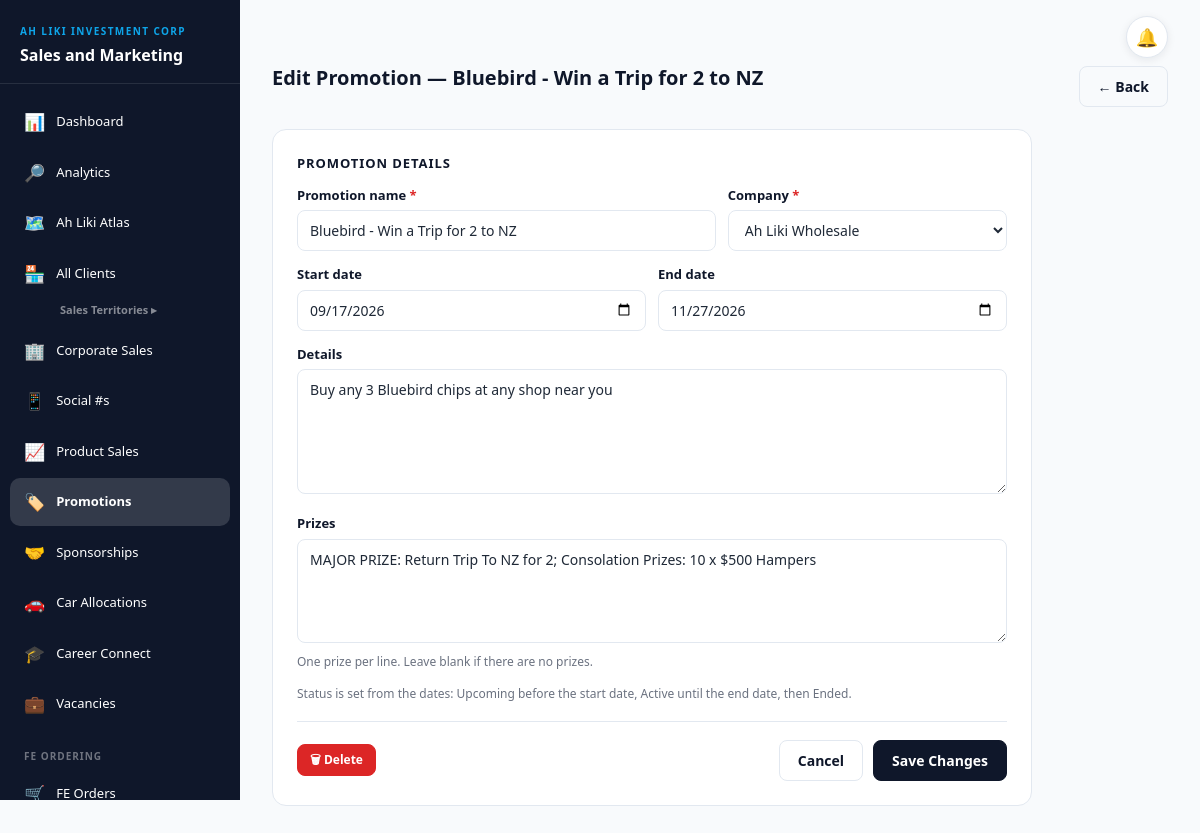
The page /promotions/14/edit/ (signed in) on the database its author committed.
### shops/models.py (models this page shows, shortened)
class Promotion(models.Model):
    COMPANY_CHOICES = [
        ('Ah Liki Wholesale', 'Ah Liki Wholesale'),
        ('Farmer Joe',        'Farmer Joe'),
        ('Taula',             'Taula'),
        ('Burger Bills',      'Burger Bills'),
        ('INKPRO',            'INKPRO'),
    ]
    STATUS_CHOICES = [
        ('Active',   'Active'),
        ('Upcoming', 'Upcoming'),
        ('Ended',    'Ended'),
    ]
    name       = models.CharField('Promotion name', max_length=255)
    company    = models.CharField(max_length=50, choices=COMPANY_CHOICES)
    details    = models.TextField(blank=True)
    prizes     = models.TextField(blank=True, help_text='One prize per line, e.g. 1st — WST 500 voucher')
    start_date = models.DateField(null=True, blank=True)
    end_date   = models.DateField(null=True, blank=True)
    created_at = models.DateTimeField(auto_now_add=True)
    updated_at = models.DateTimeField(auto_now=True)
    class Meta:
        ordering = ['-start_date', 'name']

### shops/views.py (the view, shortened to what this page needs)
# urls.py: path('promotions/<int:promo_id>/edit/',   views.promotion_form,     name='edit_promotion'),
@login_required(login_url='login')
def promotion_form(request, promo_id=None):
    promo = get_object_or_404(Promotion, pk=promo_id) if promo_id else Promotion()
    errors = []
    return render(request, 'shops/promotion_form.html', {
        'promo': promo, 'errors': errors,
        'action': 'Edit' if promo.pk else 'Add',
        'company_choices': Promotion.COMPANY_CHOICES,
    })

### fe_orders/access.py (called while the page is built)
def is_fe(user):
    return (user.is_authenticated and not user.is_superuser
            and user.groups.filter(name=FE_GROUP).exists())

def fe_context(request):
    return {'is_fe': getattr(request, 'is_fe', False)}

    def __call__(self, request):
        request.is_fe = is_fe(request.user)
        if request.is_fe and not self._allowed(request.path_info):
            return redirect('fe_home')
        return self.get_response(request)

### shops/access.py (called while the page is built)
def roles_of(user):
    if not user.is_authenticated:
        return set()
    if user.is_superuser:
        return {MANAGER}
    return set(user.groups.filter(name__in=ROLES).values_list('name', flat=True))

def finance_roles_of(user):
    if not user.is_authenticated or user.is_superuser:
        return set()
    return set(user.groups.filter(name__in=FINANCE_ROLES).values_list('name', flat=True))

def is_finance(user):
    return bool(finance_roles_of(user)) and not roles_of(user)

def is_hr(user):
    return (user.is_authenticated and not user.is_superuser and not roles_of(user) and not finance_roles_of(user)
            and user.groups.filter(name=HR_GROUP).exists())

def is_social(user):
    return (user.is_authenticated and not user.is_superuser and not roles_of(user) and not finance_roles_of(user)
            and user.groups.filter(name=SOCIAL_GROUP).exists() and not is_hr(user))

def blocked_areas(user):
    roles = roles_of(user)
    if not roles:
        return set().union(*BLOCKED.values())
    return set.intersection(*(BLOCKED[r] for r in roles))

def can_see_sales(request):
    return not {'corporate_sales', 'monthly_sales'} <= getattr(request, 'blocked_areas', set())

def role_label(user):
    if is_hr(user):
        return HR_GROUP
    if is_social(user):
        return SOCIAL_GROUP
    if is_finance(user):
        return FINANCIAL_CONTROLLER if FINANCIAL_CONTROLLER in finance_roles_of(user) else FINANCE_STAFF
    roles = roles_of(user)
    for r in (MANAGER, MARKETING, SALES):
        if r in roles:
            return r
    return 'No access level'

### shops/templates/shops/promotion_form.html (shortened to what this page needs)
{% extends 'shops/base.html' %}
{% block content %}
<div class="page-header">
  <div><h2 class="page-title">{{ action }} Promotion{% if promo.pk %} — {{ promo.name }}{% endif %}</h2></div>
  <a href="{% url 'promotion_list' %}" class="btn-sms btn-outline-custom">← Back</a>
</div>
<form method="POST" class="sms-card" style="padding:24px;max-width:760px">
  <div class="form-section-title">Promotion Details</div>
  <div style="display:grid;grid-template-columns:3fr 2fr;gap:12px">
    <div class="form-group">
      <label class="sms-label" for="name">Promotion name <span style="color:var(--danger)">*</span></label>
      <input type="text" id="name" name="name" value="{{ promo.name }}" required maxlength="255" class="sms-input" placeholder="e.g. Teuila Festival Competition" autofocus>
    </div>
    <div class="form-group">
      <label class="sms-label" for="company">Company <span style="color:var(--danger)">*</span></label>
      <select id="company" name="company" required class="sms-input">
        {% for val, label in company_choices %}
        <option value="{{ val }}" {% if promo.company == val %}selected{% endif %}>{{ label }}</option>
        {% endfor %}
      </select>
    </div>
  </div>
  <div style="display:grid;grid-template-columns:1fr 1fr;gap:12px">
    <div class="form-group">
      <label class="sms-label" for="start_date">Start date</label>
      <input type="date" id="start_date" name="start_date" value="{{ promo.start_date|date:'Y-m-d' }}" class="sms-input">
    </div>
    <div class="form-group">
      <label class="sms-label" for="end_date">End date</label>
      <input type="date" id="end_date" name="end_date" value="{{ promo.end_date|date:'Y-m-d' }}" class="sms-input">
    </div>
  </div>
  <div class="form-group">
    <label class="sms-label" for="details">Details</label>
    <textarea id="details" name="details" rows="5" class="sms-input" placeholder="What the promotion is, who can take part, and any conditions…">{{ promo.details }}</textarea>
  </div>
  <div class="form-group">
    <label class="sms-label" for="prizes">Prizes</label>
    <textarea id="prizes" name="prizes" rows="4" class="sms-input" placeholder="One prize per line, e.g.&#10;1st — WST 500 voucher&#10;2nd — Taula merchandise pack">{{ promo.prizes }}</textarea>
    <div style="color:var(--muted);font-size:12px;margin-top:4px">One prize per line. Leave blank if there are no prizes.</div>
  </div>
  <p style="color:var(--muted);font-size:12px;margin:0 0 4px">Status is set from the dates: Upcoming before the start date, Active until the end date, then Ended.</p>
  <div style="display:flex;gap:10px;align-items:center;padding-top:18px;border-top:1px solid var(--border);margin-top:18px">
    {% if promo.pk %}
    <button type="submit" name="delete_promotion" value="1" formnovalidate
            onclick="return confirm('Delete this promotion?')"
            class="btn-sms btn-danger-custom sm">🗑 Delete</button>
    {% endif %}
    <div style="margin-left:auto;display:flex;gap:10px">
      <a href="{% url 'promotion_list' %}" class="btn-sms btn-outline-custom">Cancel</a>
      <button type="submit" class="btn-sms btn-primary-custom">{% if promo.pk %}Save Changes{% else %}Add Promotion{% endif %}</button>
    </div>
  </div>
</form>
{% endblock %}

### shops/templates/shops/base.html (style rules this page uses)
:root { --primary: #0F172A; --primary2: #1E293B; --accent: #0EA5E9; --accent-light: #38BDF8; --surface: #F8FAFC; --card: #FFFFFF; --muted: #6B7280; --border: #E2E8F0; --success: #16A34A; --danger: #DC2626; --info: #2563EB; --text-primary: #0F172A; --text-secondary: #475569; }
* { box-sizing: border-box; }
body { font-family: 'Segoe UI', system-ui, sans-serif; background: var(--surface); min-height: 100vh; margin: 0; color: #1F2937; }
.btn-primary-custom { background: var(--primary); color: #fff; border: 1px solid var(--primary); }
.btn-outline-custom { background: transparent; color: var(--primary); border: 1px solid var(--border); }
.btn-danger-custom { background: var(--danger); color: #fff; border: 1px solid var(--danger); }
.btn-sms { border-radius: 8px; padding: 9px 18px; font-size: 14px; font-weight: 600; cursor: pointer; display: inline-flex; align-items: center; gap: 6px; text-decoration: none; }
.btn-sms.sm { padding: 6px 12px; font-size: 12px; }
.sms-card { background: var(--card); border: 1px solid var(--border); border-radius: 14px; overflow: hidden; }
.form-section-title { font-size:13px; font-weight:700; color:var(--primary); text-transform:uppercase; letter-spacing:.07em; margin-bottom:12px; }
.sms-input { width:100%; padding:9px 12px; border:1px solid var(--border); border-radius:8px; font-size:14px; background:var(--card); color:#1F2937; outline:none; }
.sms-label { display:block; margin-bottom:5px; font-size:13px; font-weight:600; color:var(--primary); }
.form-group { margin-bottom:14px; }
.page-header { display:flex; justify-content:space-between; align-items:flex-start; margin-bottom:22px; }
.page-title { margin:0; color:var(--primary); font-size:20px; font-weight:700; }

### rows shown on the page
Promotion: name "Bluebird - Win a Trip for 2 to NZ", company "Ah Liki Wholesale", start_date "09/17/2026", end_date "11/27/2026", details "Buy any 3 Bluebird chips at any shop near you", prizes "MAJOR PRIZE: Return Trip To NZ for 2; Consolation Prizes: 10 x $500 Hampers"

### other values the page prints
{{ action }} "Edit"
